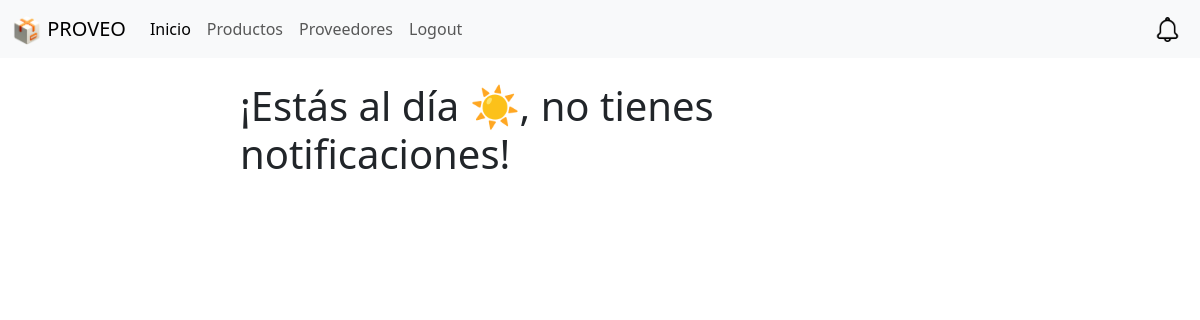
Before: /notificaciones/ (signed in) with the older database file.
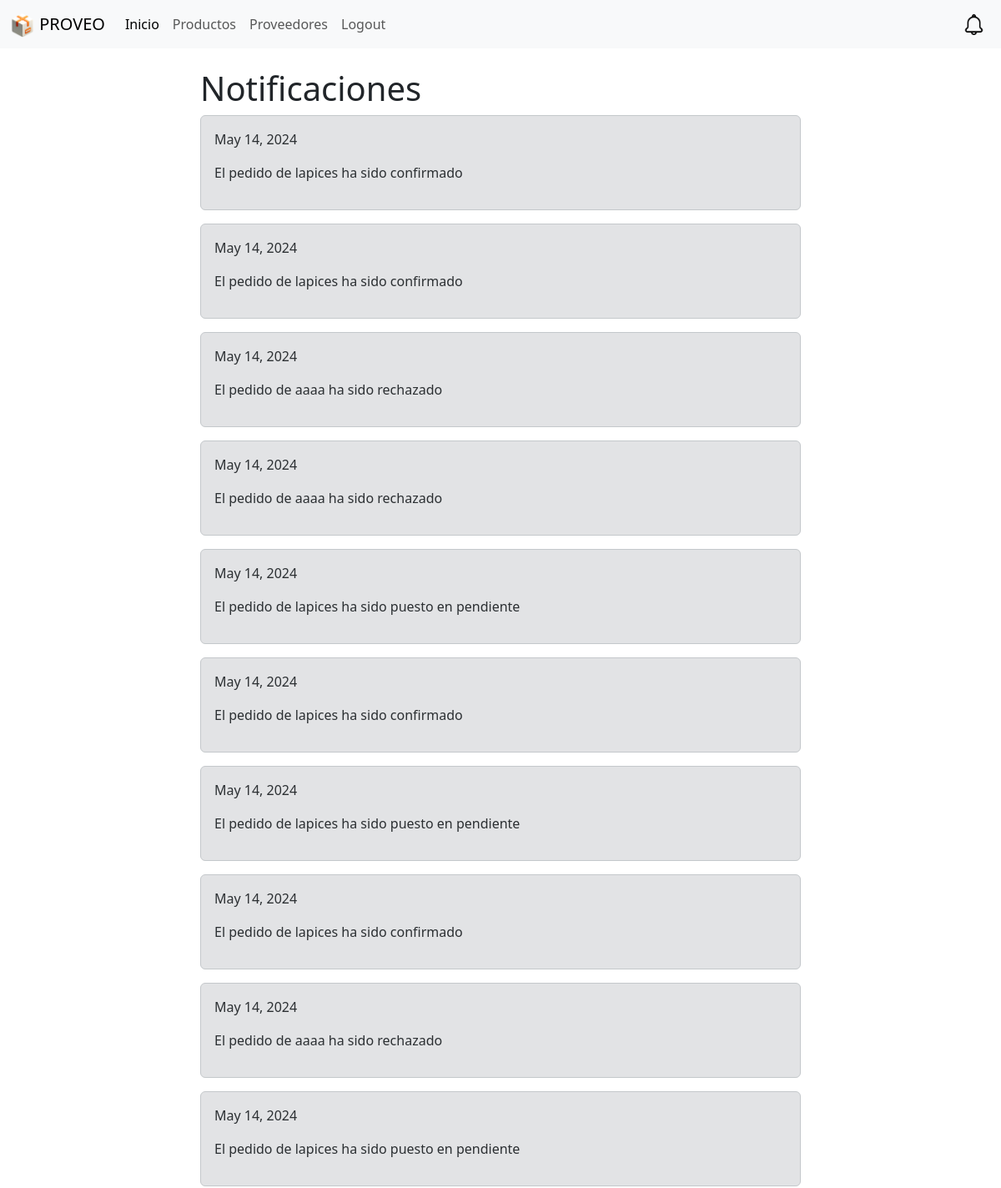
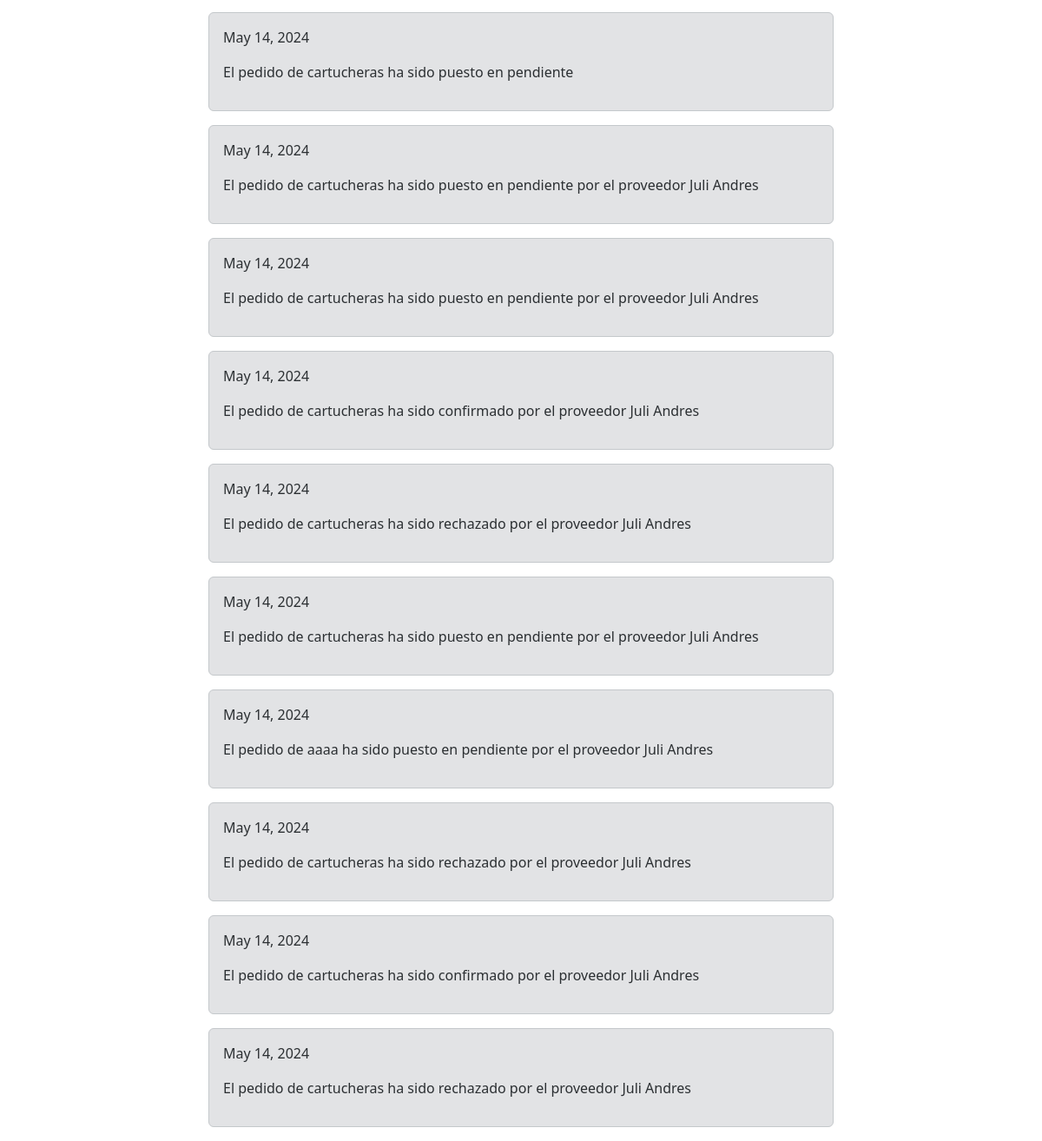
After: the same page with the newer database file (2 pictures, top to bottom).
### website/models.py (models this page shows, shortened)
class Notificaciones(models.Model):
    fecha = models.DateField()
    mensaje = models.CharField(max_length=50)
    userAsignado = models.ForeignKey(User, on_delete=models.CASCADE, default=1)
    mostrado = models.BooleanField(default=False)
    estadoPedido = models.CharField(max_length=50, default="Rechazado")

### website/views.py (the view)
# urls.py: path('notificaciones/', views.notificaciones, name='notificaciones'),
def notificaciones(request):
    user = request.user
    notificacionesNuevas = Notificaciones.objects.filter(
        userAsignado=user, mostrado=False)
    notificaciones = Notificaciones.objects.filter(
        userAsignado=user, mostrado=True)
    for notificacion in notificacionesNuevas:
        notificacion.mostrado = True
        notificacion.save()
    return render(request, 'notificaciones.html', {'notificaciones': notificaciones, 'notificacionesNuevas': notificacionesNuevas})

### website/templates/notificaciones.html (shortened to what this page needs)
{% extends "base.html" %}
{% block content %}
<div class="container">
  <div class="row">
    <div class="col-md-8 offset-md-2">
      {% if notificaciones %}
      <h1>Notificaciones</h1>
      <div class="row">
        {% for notificacion in notificaciones %}
        <div class="col-md-12">
          <div class="alert alert-secondary d-flex align-items-center" role="alert">
            <div>
              <p>{{ notificacion.fecha }}</p>
              <p>{{ notificacion.mensaje }}</p>
            </div>
          </div>
        </div>
        {% endfor %}
      </div>
      {% endif %}
      {% if not notificacionesNuevas and not notificaciones %}
      <h1>¡Estás al día ☀️, no tienes notificaciones!</h1>
      {% endif %}
    </div>
  </div>
</div>
{% endblock %}

### website/templates/base.html (shortened to what this page needs)
<!DOCTYPE html>
<html lang="en">
  <head>
    <link
      href="https://cdn.jsdelivr.net/npm/bootstrap@5.3.3/dist/css/bootstrap.min.css"
      rel="stylesheet"
    />
  </head>
  <body>
    {% include "navbar.html" %}
    <div class="container">
      <br />
       {% block content%} {% endblock %}
    </div>
  </body>
</html>

### website/templates/navbar.html (shortened to what this page needs)
<nav
  class="navbar navbar-expand-lg bg-body-tertiary"
  style="background-color: #e3f2fd"
>
  <div class="container-fluid">
    <div class="collapse navbar-collapse" id="navbarSupportedContent">
      <ul class="navbar-nav me-auto mb-2 mb-lg-0">
        <a class="navbar-brand" href="{% url 'home' %}">
          <img
            src="/static/media/logo.png"
            alt="Logo"
            width="30"
            height="30"
            class="d-inline-block align-text-top"
          />
          PROVEO
        </a>
        <li class="nav-item">
          <a class="nav-link active" aria-current="page" href="{% url 'home' %}"
            >Inicio</a
          >
        </li>
        <li class="nav-item">
          <a class="nav-link" href="{% url 'productos' %}">Productos</a>
        </li>
        <li class="nav-item">
          <a class="nav-link" href="{% url 'proveedores' %}">Proveedores</a>
        </li>
        <li class="nav-item">
          <a class="nav-link" href="{% url 'logout' %}">Logout</a>
        </li>
      </ul>
      {%if user.is_authenticated%}
      <ul class="navbar-nav ml-auto">
        <li class="nav-item">
          <a
            class="nav-link"
            href="{%url 'notificaciones'%}"
            id="notificaciones-btn"
          >
            {%if notificacionesNuevas%}
            <img
              src="/static/media/notificacionesActivas.png"
              alt="Notificaciones"
              width="25"
              height="25"
              class="d-inline-block align-text-top"
            />
            {%else%}
            <img
              src="/static/media/notificaciones.png"
              alt="Notificaciones"
              width="25"
              height="25"
              class="d-inline-block align-text-top"
            />
            {%endif%}
          </a>
        </li>
      </ul>
      {%endif%}
    </div>
  </div>
</nav>

Changed rows visible on the page:
added Notificaciones: fecha "May 14, 2024", mensaje "El pedido de lapices ha sido confirmado"
added Notificaciones: fecha "May 14, 2024", mensaje "El pedido de lapices ha sido confirmado"
added Notificaciones: fecha "May 14, 2024", mensaje "El pedido de aaaa ha sido rechazado"
added Notificaciones: fecha "May 14, 2024", mensaje "El pedido de aaaa ha sido rechazado"
added Notificaciones: fecha "May 14, 2024", mensaje "El pedido de lapices ha sido puesto en pendiente"
added Notificaciones: fecha "May 14, 2024", mensaje "El pedido de lapices ha sido confirmado"
added Notificaciones: fecha "May 14, 2024", mensaje "El pedido de lapices ha sido puesto en pendiente"
added Notificaciones: fecha "May 14, 2024", mensaje "El pedido de lapices ha sido confirmado"
added Notificaciones: fecha "May 14, 2024", mensaje "El pedido de aaaa ha sido rechazado"
added Notificaciones: fecha "May 14, 2024", mensaje "El pedido de lapices ha sido puesto en pendiente"
added Notificaciones: fecha "May 14, 2024", mensaje "El pedido de cartucheras ha sido puesto en pendiente"
added Notificaciones: fecha "May 14, 2024", mensaje "El pedido de cartucheras ha sido puesto en pendiente por el proveedor Juli Andres"
added Notificaciones: fecha "May 14, 2024", mensaje "El pedido de cartucheras ha sido puesto en pendiente por el proveedor Juli Andres"
added Notificaciones: fecha "May 14, 2024", mensaje "El pedido de cartucheras ha sido confirmado por el proveedor Juli Andres"
added Notificaciones: fecha "May 14, 2024", mensaje "El pedido de cartucheras ha sido rechazado por el proveedor Juli Andres"
added Notificaciones: fecha "May 14, 2024", mensaje "El pedido de cartucheras ha sido puesto en pendiente por el proveedor Juli Andres"
added Notificaciones: fecha "May 14, 2024", mensaje "El pedido de aaaa ha sido puesto en pendiente por el proveedor Juli Andres"
added Notificaciones: fecha "May 14, 2024", mensaje "El pedido de cartucheras ha sido rechazado por el proveedor Juli Andres"
added Notificaciones: fecha "May 14, 2024", mensaje "El pedido de cartucheras ha sido confirmado por el proveedor Juli Andres"
added Notificaciones: fecha "May 14, 2024", mensaje "El pedido de cartucheras ha sido rechazado por el proveedor Juli Andres"
Other visible differences:
text no longer shown: "¡Estás al día ☀️, no tienes notificaciones!"
text now shown: "Notificaciones"
